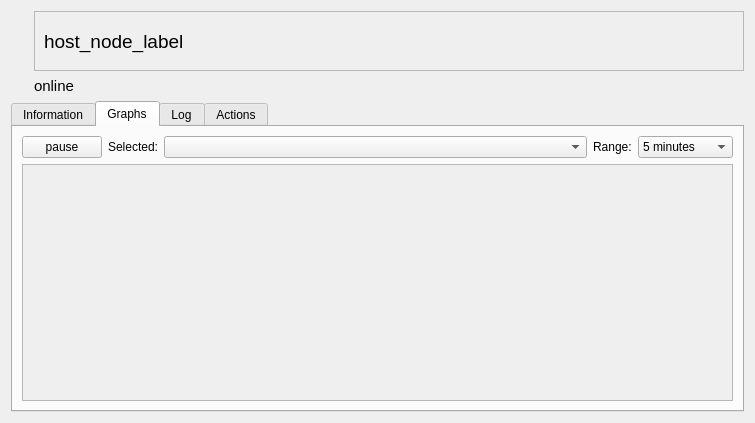
<?xml version="1.0" encoding="UTF-8"?>
<ui version="4.0">
 <class>selection_widget</class>
 <widget class="QWidget" name="selection_widget">
  <property name="geometry">
   <rect>
    <x>0</x>
    <y>0</y>
    <width>755</width>
    <height>423</height>
   </rect>
  </property>
  <property name="windowTitle">
   <string>ArniGui-Detail</string>
  </property>
  <layout class="QVBoxLayout" name="verticalLayout_3">
   <item>
    <layout class="QVBoxLayout" name="widget_vertical_layout">
     <item>
      <layout class="QHBoxLayout" name="status_horizontal_layout">
       <property name="sizeConstraint">
        <enum>QLayout::SetMinimumSize</enum>
       </property>
       <item>
        <widget class="QLabel" name="status_light_label">
         <property name="sizePolicy">
          <sizepolicy hsizetype="Fixed" vsizetype="Fixed">
           <horstretch>0</horstretch>
           <verstretch>0</verstretch>
          </sizepolicy>
         </property>
         <property name="maximumSize">
          <size>
           <width>30</width>
           <height>50</height>
          </size>
         </property>
         <property name="baseSize">
          <size>
           <width>10</width>
           <height>10</height>
          </size>
         </property>
         <property name="text">
          <string/>
         </property>
         <property name="pixmap">
          <pixmap>graphics/block_green.png</pixmap>
         </property>
         <property name="scaledContents">
          <bool>true</bool>
         </property>
        </widget>
       </item>
       <item>
        <spacer name="horizontal_spacer">
         <property name="orientation">
          <enum>Qt::Horizontal</enum>
         </property>
         <property name="sizeType">
          <enum>QSizePolicy::Fixed</enum>
         </property>
         <property name="sizeHint" stdset="0">
          <size>
           <width>10</width>
           <height>20</height>
          </size>
         </property>
        </spacer>
       </item>
       <item>
        <layout class="QVBoxLayout" name="labels_vertical_layout">
         <item>
          <widget class="QScrollArea" name="scrollArea">
           <property name="sizePolicy">
            <sizepolicy hsizetype="MinimumExpanding" vsizetype="Minimum">
             <horstretch>0</horstretch>
             <verstretch>0</verstretch>
            </sizepolicy>
           </property>
           <property name="minimumSize">
            <size>
             <width>100</width>
             <height>20</height>
            </size>
           </property>
           <property name="maximumSize">
            <size>
             <width>16777215</width>
             <height>60</height>
            </size>
           </property>
           <property name="baseSize">
            <size>
             <width>100</width>
             <height>20</height>
            </size>
           </property>
           <property name="horizontalScrollBarPolicy">
            <enum>Qt::ScrollBarAsNeeded</enum>
           </property>
           <property name="widgetResizable">
            <bool>true</bool>
           </property>
           <widget class="QWidget" name="scrollAreaWidgetContents_2">
            <property name="geometry">
             <rect>
              <x>0</x>
              <y>0</y>
              <width>677</width>
              <height>58</height>
             </rect>
            </property>
            <layout class="QVBoxLayout" name="verticalLayout_4">
             <item>
              <widget class="QLabel" name="host_node_label">
               <property name="font">
                <font>
                 <pointsize>14</pointsize>
                </font>
               </property>
               <property name="text">
                <string>host_node_label</string>
               </property>
              </widget>
             </item>
            </layout>
           </widget>
          </widget>
         </item>
         <item>
          <widget class="QLabel" name="current_status_label">
           <property name="font">
            <font>
             <pointsize>11</pointsize>
            </font>
           </property>
           <property name="text">
            <string>online</string>
           </property>
          </widget>
         </item>
        </layout>
       </item>
      </layout>
     </item>
     <item>
      <widget class="QTabWidget" name="tab_widget">
       <property name="sizePolicy">
        <sizepolicy hsizetype="Expanding" vsizetype="Expanding">
         <horstretch>0</horstretch>
         <verstretch>6</verstretch>
        </sizepolicy>
       </property>
       <property name="currentIndex">
        <number>1</number>
       </property>
       <widget class="QWidget" name="information_tab">
        <attribute name="title">
         <string>Information</string>
        </attribute>
        <layout class="QVBoxLayout" name="verticalLayout_8">
         <item>
          <widget class="QTextBrowser" name="information_tab_text_browser">
           <property name="html">
            <string>&lt;!DOCTYPE HTML PUBLIC &quot;-//W3C//DTD HTML 4.0//EN&quot; &quot;http://www.w3.org/TR/REC-html40/strict.dtd&quot;&gt;
&lt;html&gt;&lt;head&gt;&lt;meta name=&quot;qrichtext&quot; content=&quot;1&quot; /&gt;&lt;style type=&quot;text/css&quot;&gt;
p, li { white-space: pre-wrap; }
&lt;/style&gt;&lt;/head&gt;&lt;body style=&quot; font-family:'Sans Serif'; font-size:9pt; font-weight:400; font-style:normal;&quot;&gt;
&lt;p style=&quot; margin-top:0px; margin-bottom:0px; margin-left:0px; margin-right:0px; -qt-block-indent:0; text-indent:0px;&quot;&gt;&lt;span style=&quot; font-family:'MS Shell Dlg 2'; font-size:8pt;&quot;&gt;Bandwidth: 100 Mb/s&lt;/span&gt;&lt;/p&gt;
&lt;p style=&quot; margin-top:0px; margin-bottom:0px; margin-left:0px; margin-right:0px; -qt-block-indent:0; text-indent:0px;&quot;&gt;&lt;span style=&quot; font-family:'MS Shell Dlg 2'; font-size:8pt;&quot;&gt;Latency: 50 ms&lt;/span&gt;&lt;/p&gt;
&lt;p style=&quot; margin-top:0px; margin-bottom:0px; margin-left:0px; margin-right:0px; -qt-block-indent:0; text-indent:0px;&quot;&gt;&lt;span style=&quot; font-family:'MS Shell Dlg 2'; font-size:8pt;&quot;&gt;Frequency: 50 Hz&lt;/span&gt;&lt;/p&gt;
&lt;p style=&quot; margin-top:0px; margin-bottom:0px; margin-left:0px; margin-right:0px; -qt-block-indent:0; text-indent:0px;&quot;&gt;&lt;span style=&quot; font-family:'MS Shell Dlg 2'; font-size:8pt;&quot;&gt;Amount of abonnated topics: 10&lt;/span&gt;&lt;/p&gt;
&lt;p style=&quot; margin-top:0px; margin-bottom:0px; margin-left:0px; margin-right:0px; -qt-block-indent:0; text-indent:0px;&quot;&gt;&lt;span style=&quot; font-family:'MS Shell Dlg 2'; font-size:8pt;&quot;&gt;Name of these topics: /rosout /robots/lwr1/set_joint&lt;/span&gt;&lt;/p&gt;
&lt;p style=&quot; margin-top:0px; margin-bottom:0px; margin-left:0px; margin-right:0px; -qt-block-indent:0; text-indent:0px;&quot;&gt;&lt;span style=&quot; font-family:'MS Shell Dlg 2'; font-size:8pt;&quot;&gt;CPU-Load of the node: 15% (of 60% total cpu usage)&lt;/span&gt;&lt;/p&gt;
&lt;p style=&quot; margin-top:0px; margin-bottom:0px; margin-left:0px; margin-right:0px; -qt-block-indent:0; text-indent:0px;&quot;&gt;&lt;span style=&quot; font-family:'MS Shell Dlg 2'; font-size:8pt;&quot;&gt;Memory-Usage: 2.5 Gb of 8 Gb (&lt;/span&gt;&lt;span style=&quot; font-family:'MS Shell Dlg 2'; font-size:8pt; color:#ff0004;&quot;&gt;9% available&lt;/span&gt;&lt;span style=&quot; font-family:'MS Shell Dlg 2'; font-size:8pt;&quot;&gt;)&lt;/span&gt;&lt;/p&gt;&lt;/body&gt;&lt;/html&gt;</string>
           </property>
          </widget>
         </item>
        </layout>
       </widget>
       <widget class="QWidget" name="graphs_tab">
        <attribute name="title">
         <string>Graphs</string>
        </attribute>
        <layout class="QVBoxLayout" name="verticalLayout">
         <item>
          <layout class="QHBoxLayout" name="range_horizontal_layout">
           <property name="sizeConstraint">
            <enum>QLayout::SetDefaultConstraint</enum>
           </property>
           <item>
            <widget class="QPushButton" name="pause_button">
             <property name="text">
              <string>pause</string>
             </property>
            </widget>
           </item>
           <item>
            <widget class="QLabel" name="selected_label">
             <property name="text">
              <string>Selected:</string>
             </property>
            </widget>
           </item>
           <item>
            <widget class="QComboBox" name="selected_combo_box">
             <property name="sizePolicy">
              <sizepolicy hsizetype="MinimumExpanding" vsizetype="Fixed">
               <horstretch>2</horstretch>
               <verstretch>0</verstretch>
              </sizepolicy>
             </property>
            </widget>
           </item>
           <item>
            <widget class="QLabel" name="range_label">
             <property name="sizePolicy">
              <sizepolicy hsizetype="Fixed" vsizetype="Fixed">
               <horstretch>1</horstretch>
               <verstretch>0</verstretch>
              </sizepolicy>
             </property>
             <property name="text">
              <string>Range:</string>
             </property>
            </widget>
           </item>
           <item>
            <widget class="QComboBox" name="range_combo_box">
             <property name="sizePolicy">
              <sizepolicy hsizetype="Fixed" vsizetype="Fixed">
               <horstretch>2</horstretch>
               <verstretch>0</verstretch>
              </sizepolicy>
             </property>
             <property name="minimumSize">
              <size>
               <width>40</width>
               <height>0</height>
              </size>
             </property>
             <property name="baseSize">
              <size>
               <width>40</width>
               <height>0</height>
              </size>
             </property>
             <item>
              <property name="text">
               <string>5 minutes</string>
              </property>
             </item>
             <item>
              <property name="text">
               <string>30 Seconds</string>
              </property>
             </item>
             <item>
              <property name="text">
               <string>last hour</string>
              </property>
             </item>
            </widget>
           </item>
          </layout>
         </item>
         <item>
          <layout class="QVBoxLayout" name="graph_layout">
           <item>
            <widget class="QScrollArea" name="graph_scroll_area">
             <property name="widgetResizable">
              <bool>true</bool>
             </property>
             <widget class="QWidget" name="scrollAreaWidgetContents">
              <property name="geometry">
               <rect>
                <x>0</x>
                <y>0</y>
                <width>709</width>
                <height>227</height>
               </rect>
              </property>
             </widget>
            </widget>
           </item>
          </layout>
         </item>
        </layout>
       </widget>
       <widget class="QWidget" name="log_tab">
        <attribute name="title">
         <string>Log</string>
        </attribute>
        <layout class="QVBoxLayout" name="verticalLayout_7">
         <item>
          <widget class="QTreeView" name="log_tab_tree_view"/>
         </item>
        </layout>
       </widget>
       <widget class="QWidget" name="actions_tab">
        <attribute name="title">
         <string>Actions</string>
        </attribute>
        <layout class="QVBoxLayout" name="verticalLayout_2">
         <item>
          <widget class="QPushButton" name="stop_push_button">
           <property name="text">
            <string>Stop Node</string>
           </property>
          </widget>
         </item>
         <item>
          <widget class="QPushButton" name="restart_push_button">
           <property name="text">
            <string>Restart Node</string>
           </property>
          </widget>
         </item>
        </layout>
       </widget>
      </widget>
     </item>
    </layout>
   </item>
  </layout>
 </widget>
 <resources/>
 <connections/>
</ui>
